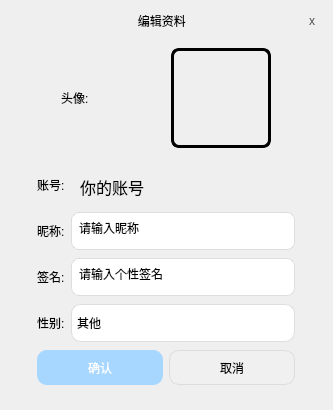
<?xml version="1.0" encoding="UTF-8"?>
<ui version="4.0">
 <class>ChangeInformation</class>
 <widget class="QDialog" name="ChangeInformation">
  <property name="geometry">
   <rect>
    <x>0</x>
    <y>0</y>
    <width>333</width>
    <height>410</height>
   </rect>
  </property>
  <property name="contextMenuPolicy">
   <enum>Qt::ContextMenuPolicy::NoContextMenu</enum>
  </property>
  <property name="windowTitle">
   <string>Dialog</string>
  </property>
  <property name="styleSheet">
   <string notr="true">border:none</string>
  </property>
  <layout class="QGridLayout" name="gridLayout">
   <item row="0" column="0">
    <layout class="QHBoxLayout" name="horizontalLayout">
     <item>
      <widget class="QLabel" name="label">
       <property name="sizePolicy">
        <sizepolicy hsizetype="Expanding" vsizetype="Preferred">
         <horstretch>0</horstretch>
         <verstretch>0</verstretch>
        </sizepolicy>
       </property>
       <property name="styleSheet">
        <string notr="true">font: 700 11pt &quot;Microsoft YaHei UI&quot;;</string>
       </property>
       <property name="text">
        <string>     编辑资料</string>
       </property>
       <property name="alignment">
        <set>Qt::AlignmentFlag::AlignCenter</set>
       </property>
      </widget>
     </item>
     <item>
      <widget class="QPushButton" name="but_cancelwindow">
       <property name="sizePolicy">
        <sizepolicy hsizetype="Fixed" vsizetype="Fixed">
         <horstretch>0</horstretch>
         <verstretch>15</verstretch>
        </sizepolicy>
       </property>
       <property name="minimumSize">
        <size>
         <width>20</width>
         <height>20</height>
        </size>
       </property>
       <property name="maximumSize">
        <size>
         <width>20</width>
         <height>20</height>
        </size>
       </property>
       <property name="cursor">
        <cursorShape>PointingHandCursor</cursorShape>
       </property>
       <property name="styleSheet">
        <string notr="true">QPushButton {
    border: none;
    background: transparent;
    color: rgb(78, 78, 78);
    font:  16pt 'Microsoft New Tai Lue';
}

QPushButton:hover {
    border: none;
    background: transparent;
    color: white;
    font:  16pt 'Microsoft New Tai Lue';
    background: red;
    border-radius: 3px;
}</string>
       </property>
       <property name="text">
        <string>x</string>
       </property>
       <property name="autoDefault">
        <bool>false</bool>
       </property>
      </widget>
     </item>
    </layout>
   </item>
   <item row="1" column="0">
    <widget class="QFrame" name="frame_message">
     <property name="sizePolicy">
      <sizepolicy hsizetype="Expanding" vsizetype="Minimum">
       <horstretch>0</horstretch>
       <verstretch>210</verstretch>
      </sizepolicy>
     </property>
     <property name="minimumSize">
      <size>
       <width>0</width>
       <height>210</height>
      </size>
     </property>
     <property name="styleSheet">
      <string notr="true">border-radius: 10px;
border: none;
</string>
     </property>
     <property name="frameShape">
      <enum>QFrame::Shape::StyledPanel</enum>
     </property>
     <property name="frameShadow">
      <enum>QFrame::Shadow::Raised</enum>
     </property>
     <layout class="QGridLayout" name="gridLayout_2">
      <item row="1" column="0">
       <layout class="QHBoxLayout" name="horizontalLayout_6">
        <item>
         <widget class="QLabel" name="lab_account">
          <property name="sizePolicy">
           <sizepolicy hsizetype="Maximum" vsizetype="Maximum">
            <horstretch>0</horstretch>
            <verstretch>0</verstretch>
           </sizepolicy>
          </property>
          <property name="styleSheet">
           <string notr="true">font: 12pt &quot;Microsoft YaHei UI&quot;;
border:none;
color:black;
</string>
          </property>
          <property name="text">
           <string>账号:</string>
          </property>
         </widget>
        </item>
        <item>
         <widget class="QTextEdit" name="textEdit_account">
          <property name="sizePolicy">
           <sizepolicy hsizetype="Fixed" vsizetype="Fixed">
            <horstretch>0</horstretch>
            <verstretch>0</verstretch>
           </sizepolicy>
          </property>
          <property name="minimumSize">
           <size>
            <width>224</width>
            <height>38</height>
           </size>
          </property>
          <property name="maximumSize">
           <size>
            <width>224</width>
            <height>38</height>
           </size>
          </property>
          <property name="styleSheet">
           <string notr="true">font: 12pt &quot;Microsoft YaHei UI&quot;;
background: rgba(255, 255, 255, 0); 
border: none;
border-radius: 8px;
padding:5px;
</string>
          </property>
          <property name="verticalScrollBarPolicy">
           <enum>Qt::ScrollBarPolicy::ScrollBarAlwaysOff</enum>
          </property>
          <property name="horizontalScrollBarPolicy">
           <enum>Qt::ScrollBarPolicy::ScrollBarAlwaysOff</enum>
          </property>
          <property name="readOnly">
           <bool>true</bool>
          </property>
          <property name="html">
           <string>&lt;!DOCTYPE HTML PUBLIC &quot;-//W3C//DTD HTML 4.0//EN&quot; &quot;http://www.w3.org/TR/REC-html40/strict.dtd&quot;&gt;
&lt;html&gt;&lt;head&gt;&lt;meta name=&quot;qrichtext&quot; content=&quot;1&quot; /&gt;&lt;meta charset=&quot;utf-8&quot; /&gt;&lt;style type=&quot;text/css&quot;&gt;
p, li { white-space: pre-wrap; }
hr { height: 1px; border-width: 0; }
li.unchecked::marker { content: &quot;\2610&quot;; }
li.checked::marker { content: &quot;\2612&quot;; }
&lt;/style&gt;&lt;/head&gt;&lt;body style=&quot; font-family:'Microsoft YaHei UI'; font-size:12pt; font-weight:400; font-style:normal;&quot;&gt;
&lt;p style=&quot; margin-top:0px; margin-bottom:0px; margin-left:0px; margin-right:0px; -qt-block-indent:0; text-indent:0px;&quot;&gt;你的账号&lt;/p&gt;&lt;/body&gt;&lt;/html&gt;</string>
          </property>
         </widget>
        </item>
       </layout>
      </item>
      <item row="4" column="0">
       <layout class="QHBoxLayout" name="horizontalLayout_4">
        <item>
         <widget class="QLabel" name="lab_sex">
          <property name="sizePolicy">
           <sizepolicy hsizetype="Maximum" vsizetype="Maximum">
            <horstretch>0</horstretch>
            <verstretch>0</verstretch>
           </sizepolicy>
          </property>
          <property name="styleSheet">
           <string notr="true">font: 12pt &quot;Microsoft YaHei UI&quot;;
border:none;
color:black;
</string>
          </property>
          <property name="text">
           <string>性别:</string>
          </property>
         </widget>
        </item>
        <item>
         <widget class="QComboBox" name="cbbox_sex">
          <property name="sizePolicy">
           <sizepolicy hsizetype="Preferred" vsizetype="Maximum">
            <horstretch>0</horstretch>
            <verstretch>0</verstretch>
           </sizepolicy>
          </property>
          <property name="minimumSize">
           <size>
            <width>224</width>
            <height>38</height>
           </size>
          </property>
          <property name="maximumSize">
           <size>
            <width>224</width>
            <height>38</height>
           </size>
          </property>
          <property name="cursor">
           <cursorShape>PointingHandCursor</cursorShape>
          </property>
          <property name="whatsThis">
           <string>&lt;html&gt;&lt;head/&gt;&lt;body&gt;&lt;p&gt;&lt;br/&gt;&lt;/p&gt;&lt;/body&gt;&lt;/html&gt;</string>
          </property>
          <property name="styleSheet">
           <string notr="true">QComboBox {
    font: 12pt &quot;Microsoft YaHei UI&quot;;
    border: 1px solid rgba(0, 0, 0, 0.1);
    border-radius: 8px;
    color: black;
    padding-right: 10px;
    padding-left: 3px;  
    text-align: left;  
    border-radius: 10px;
    background-color: white;
    padding:5px;
}
QComboBox::drop-down {
  border: none; 
}</string>
          </property>
          <item>
           <property name="text">
            <string>其他</string>
           </property>
          </item>
          <item>
           <property name="text">
            <string>男</string>
           </property>
          </item>
          <item>
           <property name="text">
            <string>女</string>
           </property>
          </item>
         </widget>
        </item>
       </layout>
      </item>
      <item row="2" column="0">
       <layout class="QHBoxLayout" name="horizontalLayout_3">
        <item>
         <widget class="QLabel" name="lab_nickname">
          <property name="sizePolicy">
           <sizepolicy hsizetype="Maximum" vsizetype="Maximum">
            <horstretch>0</horstretch>
            <verstretch>0</verstretch>
           </sizepolicy>
          </property>
          <property name="styleSheet">
           <string notr="true">font: 12pt &quot;Microsoft YaHei UI&quot;;
border:none;
color:black;
</string>
          </property>
          <property name="text">
           <string>昵称:</string>
          </property>
         </widget>
        </item>
        <item>
         <widget class="LineMessage" name="line_nickname">
          <property name="sizePolicy">
           <sizepolicy hsizetype="Expanding" vsizetype="Maximum">
            <horstretch>0</horstretch>
            <verstretch>0</verstretch>
           </sizepolicy>
          </property>
          <property name="minimumSize">
           <size>
            <width>224</width>
            <height>38</height>
           </size>
          </property>
          <property name="maximumSize">
           <size>
            <width>224</width>
            <height>38</height>
           </size>
          </property>
          <property name="focusPolicy">
           <enum>Qt::FocusPolicy::ClickFocus</enum>
          </property>
          <property name="styleSheet">
           <string notr="true">font: 12pt &quot;Microsoft YaHei UI&quot;;
border: 1px solid rgba(0, 0, 0, 0.1);
border-radius: 8px;
padding:5px;

</string>
          </property>
          <property name="text">
           <string>请输入昵称</string>
          </property>
          <property name="maxLength">
           <number>5</number>
          </property>
         </widget>
        </item>
       </layout>
      </item>
      <item row="3" column="0">
       <layout class="QHBoxLayout" name="horizontalLayout_5">
        <item>
         <widget class="QLabel" name="lab_sig">
          <property name="sizePolicy">
           <sizepolicy hsizetype="Maximum" vsizetype="Maximum">
            <horstretch>0</horstretch>
            <verstretch>0</verstretch>
           </sizepolicy>
          </property>
          <property name="styleSheet">
           <string notr="true">font: 12pt &quot;Microsoft YaHei UI&quot;;
border:none;
color:black;
</string>
          </property>
          <property name="text">
           <string>签名:</string>
          </property>
         </widget>
        </item>
        <item>
         <widget class="LineMessage" name="line_sig">
          <property name="sizePolicy">
           <sizepolicy hsizetype="Expanding" vsizetype="Maximum">
            <horstretch>0</horstretch>
            <verstretch>0</verstretch>
           </sizepolicy>
          </property>
          <property name="minimumSize">
           <size>
            <width>224</width>
            <height>38</height>
           </size>
          </property>
          <property name="maximumSize">
           <size>
            <width>224</width>
            <height>38</height>
           </size>
          </property>
          <property name="focusPolicy">
           <enum>Qt::FocusPolicy::ClickFocus</enum>
          </property>
          <property name="styleSheet">
           <string notr="true">font: 12pt &quot;Microsoft YaHei UI&quot;;
border: 1px solid rgba(0, 0, 0, 0.1);
border-radius: 8px;
padding:5px;</string>
          </property>
          <property name="text">
           <string>请输入个性签名</string>
          </property>
          <property name="maxLength">
           <number>12</number>
          </property>
         </widget>
        </item>
       </layout>
      </item>
      <item row="0" column="0">
       <layout class="QVBoxLayout" name="layout_frame">
        <item>
         <layout class="QHBoxLayout" name="horizontalLayout_2">
          <item>
           <widget class="QLabel" name="label_4">
            <property name="sizePolicy">
             <sizepolicy hsizetype="Fixed" vsizetype="Fixed">
              <horstretch>0</horstretch>
              <verstretch>0</verstretch>
             </sizepolicy>
            </property>
            <property name="minimumSize">
             <size>
              <width>80</width>
              <height>80</height>
             </size>
            </property>
            <property name="maximumSize">
             <size>
              <width>47</width>
              <height>100</height>
             </size>
            </property>
            <property name="styleSheet">
             <string notr="true">font: 12pt &quot;Microsoft YaHei UI&quot;;
border: none;;
color:black;
</string>
            </property>
            <property name="text">
             <string>头像:</string>
            </property>
           </widget>
          </item>
          <item>
           <widget class="LabelChooseAva" name="lab_avator">
            <property name="sizePolicy">
             <sizepolicy hsizetype="Fixed" vsizetype="Fixed">
              <horstretch>0</horstretch>
              <verstretch>0</verstretch>
             </sizepolicy>
            </property>
            <property name="minimumSize">
             <size>
              <width>100</width>
              <height>100</height>
             </size>
            </property>
            <property name="maximumSize">
             <size>
              <width>100</width>
              <height>100</height>
             </size>
            </property>
            <property name="cursor">
             <cursorShape>PointingHandCursor</cursorShape>
            </property>
            <property name="styleSheet">
             <string notr="true">border: 3px solid black;
 border-radius: 8px;</string>
            </property>
            <property name="text">
             <string/>
            </property>
           </widget>
          </item>
         </layout>
        </item>
        <item>
         <spacer name="verticalSpacer">
          <property name="orientation">
           <enum>Qt::Orientation::Vertical</enum>
          </property>
          <property name="sizeType">
           <enum>QSizePolicy::Policy::Fixed</enum>
          </property>
          <property name="sizeHint" stdset="0">
           <size>
            <width>20</width>
            <height>10</height>
           </size>
          </property>
         </spacer>
        </item>
       </layout>
      </item>
      <item row="5" column="0">
       <layout class="QHBoxLayout" name="horizontalLayout_7">
        <item>
         <widget class="QPushButton" name="but_yes">
          <property name="enabled">
           <bool>false</bool>
          </property>
          <property name="minimumSize">
           <size>
            <width>0</width>
            <height>35</height>
           </size>
          </property>
          <property name="cursor">
           <cursorShape>PointingHandCursor</cursorShape>
          </property>
          <property name="styleSheet">
           <string notr="true">QPushButton {
    font: 12pt &quot;Microsoft YaHei UI&quot;;
    background-color: rgb(167, 214, 255); 
    color: white;
    border-radius: 10px;
}
</string>
          </property>
          <property name="text">
           <string>确认</string>
          </property>
         </widget>
        </item>
        <item>
         <widget class="QPushButton" name="but_no">
          <property name="minimumSize">
           <size>
            <width>0</width>
            <height>35</height>
           </size>
          </property>
          <property name="cursor">
           <cursorShape>PointingHandCursor</cursorShape>
          </property>
          <property name="styleSheet">
           <string notr="true">QPushButton {
    font: 12pt 'Microsoft YaHei UI';
    background-color: rgb(240, 240, 240);
    color: black; 
    border: 0.5px solid rgb(220, 220, 220);
    border-radius: 10px;
}
QPushButton:hover {
    background-color: rgba(210, 210, 210, 0.7);
    color: black;
    border-radius: 10px;
}
QPushButton:pressed {
    background-color: rgba(200, 200, 200, 0.8);
    color: rgba(0, 0, 0, 0.9);
    border-radius: 10px;
}</string>
          </property>
          <property name="text">
           <string>取消</string>
          </property>
         </widget>
        </item>
       </layout>
      </item>
     </layout>
    </widget>
   </item>
  </layout>
 </widget>
 <customwidgets>
  <customwidget>
   <class>LineMessage</class>
   <extends>QLineEdit</extends>
   <header location="global">changeinformation.h</header>
  </customwidget>
  <customwidget>
   <class>LabelChooseAva</class>
   <extends>QLabel</extends>
   <header location="global">changeinformation.h</header>
  </customwidget>
 </customwidgets>
 <resources/>
 <connections/>
</ui>
